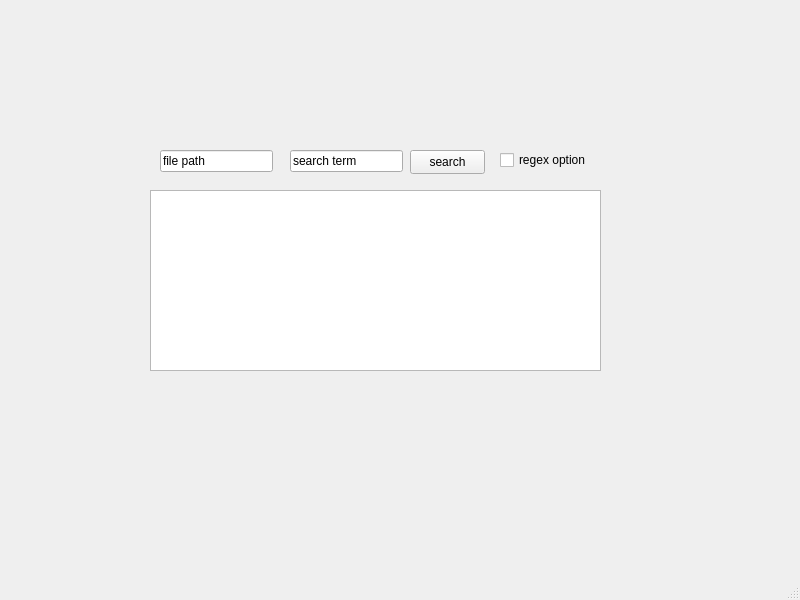
<?xml version="1.0" encoding="UTF-8"?>
<ui version="4.0">
 <class>MainWindow</class>
 <widget class="QMainWindow" name="MainWindow">
  <property name="geometry">
   <rect>
    <x>0</x>
    <y>0</y>
    <width>800</width>
    <height>600</height>
   </rect>
  </property>
  <property name="windowTitle">
   <string>MainWindow</string>
  </property>
  <widget class="QWidget" name="centralwidget">
   <widget class="QLineEdit" name="filePathEdit">
    <property name="geometry">
     <rect>
      <x>160</x>
      <y>150</y>
      <width>113</width>
      <height>22</height>
     </rect>
    </property>
    <property name="text">
     <string>file path</string>
    </property>
   </widget>
   <widget class="QLineEdit" name="searchTermEdit">
    <property name="geometry">
     <rect>
      <x>290</x>
      <y>150</y>
      <width>113</width>
      <height>22</height>
     </rect>
    </property>
    <property name="text">
     <string>search term</string>
    </property>
   </widget>
   <widget class="QCheckBox" name="regexCheckBox">
    <property name="geometry">
     <rect>
      <x>500</x>
      <y>150</y>
      <width>131</width>
      <height>20</height>
     </rect>
    </property>
    <property name="text">
     <string>regex option</string>
    </property>
   </widget>
   <widget class="QPushButton" name="searchButton">
    <property name="geometry">
     <rect>
      <x>410</x>
      <y>150</y>
      <width>75</width>
      <height>24</height>
     </rect>
    </property>
    <property name="text">
     <string>search</string>
    </property>
   </widget>
   <widget class="QTextEdit" name="resultsTextEdit">
    <property name="geometry">
     <rect>
      <x>150</x>
      <y>190</y>
      <width>451</width>
      <height>181</height>
     </rect>
    </property>
   </widget>
  </widget>
  <widget class="QMenuBar" name="menubar">
   <property name="geometry">
    <rect>
     <x>0</x>
     <y>0</y>
     <width>800</width>
     <height>22</height>
    </rect>
   </property>
  </widget>
  <widget class="QStatusBar" name="statusbar"/>
 </widget>
 <resources/>
 <connections/>
</ui>
